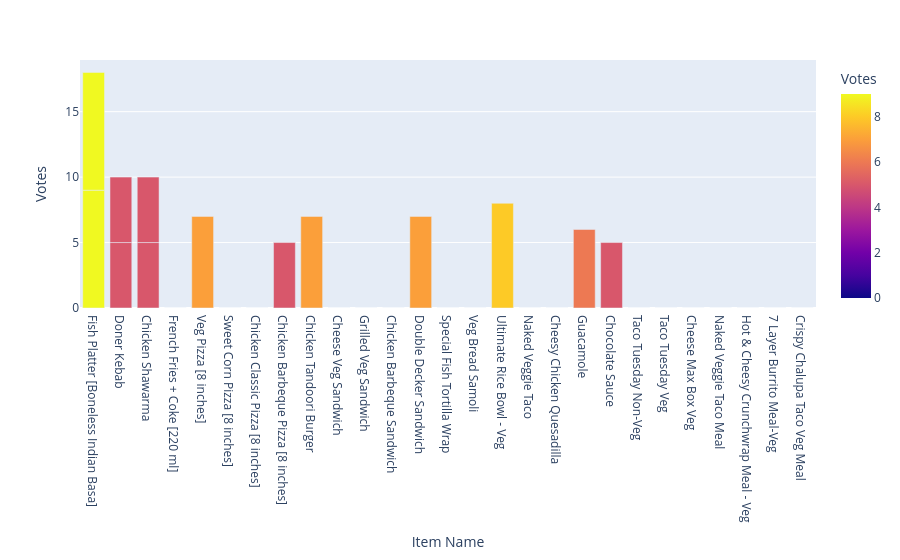

Notebook source saved alongside this figure:
### Code cell
px.bar(data_frame=low,x="Item Name",y="Votes",color="Votes")

### Figure 1 — Plotly figure (JSON) as saved in the notebook; plotly's stock layout.template omitted (floating-point values rounded to 4 significant figures)
{"data": [{"hovertemplate": "Item Name=%{x}<br>Votes=%{marker.color}<extra></extra>", "legendgroup": "", "marker": {"color": [9, 5, 5, 0, 9, 5, 7, 0, 0, 5, 7, 0, 0, 0, 7, 0, 5, 0, 8, 0, 0, 6, 5, 0, 0, 0, 0, 0, 0, 0], "coloraxis": "coloraxis", "pattern": {"shape": ""}}, "name": "", "orientation": "v", "showlegend": false, "textposition": "auto", "type": "bar", "x": ["Fish Platter [Boneless Indian Basa]", "Doner Kebab", "Chicken Shawarma", "French Fries + Coke [220 ml]", "Fish Platter [Boneless Indian Basa]", "Doner Kebab", "Veg Pizza [8 inches]", "Sweet Corn Pizza [8 inches]", "Chicken Classic Pizza [8 inches]", "Chicken Barbeque Pizza [8 inches]", "Chicken Tandoori Burger", "Cheese Veg Sandwich", "Grilled Veg Sandwich", "Chicken Barbeque Sandwich", "Double Decker Sandwich", "Special Fish Tortilla Wrap", "Chicken Shawarma", "Veg Bread Samoli", "Ultimate Rice Bowl - Veg", "Naked Veggie Taco", "Cheesy Chicken Quesadilla", "Guacamole", "Chocolate Sauce", "Taco Tuesday Non-Veg", "Taco Tuesday Veg", "Cheese Max Box Veg", "Naked Veggie Taco Meal", "Hot & Cheesy Crunchwrap Meal - Veg", "7 Layer Burrito Meal-Veg", "Crispy Chalupa Taco Veg Meal"], "xaxis": "x", "y": [9, 5, 5, 0, 9, 5, 7, 0, 0, 5, 7, 0, 0, 0, 7, 0, 5, 0, 8, 0, 0, 6, 5, 0, 0, 0, 0, 0, 0, 0], "yaxis": "y"}], "layout": {"barmode": "relative", "coloraxis": {"colorbar": {"title": {"text": "Votes"}}, "colorscale": [[0, "#0d0887"], [0.1111, "#46039f"], [0.2222, "#7201a8"], [0.3333, "#9c179e"], [0.4444, "#bd3786"], [0.5556, "#d8576b"], [0.6667, "#ed7953"], [0.7778, "#fb9f3a"], [0.8889, "#fdca26"], [1, "#f0f921"]]}, "legend": {"tracegroupgap": 0}, "margin": {"t": 60}, "xaxis": {"anchor": "y", "domain": [0, 1], "title": {"text": "Item Name"}}, "yaxis": {"anchor": "x", "domain": [0, 1], "title": {"text": "Votes"}}}}
